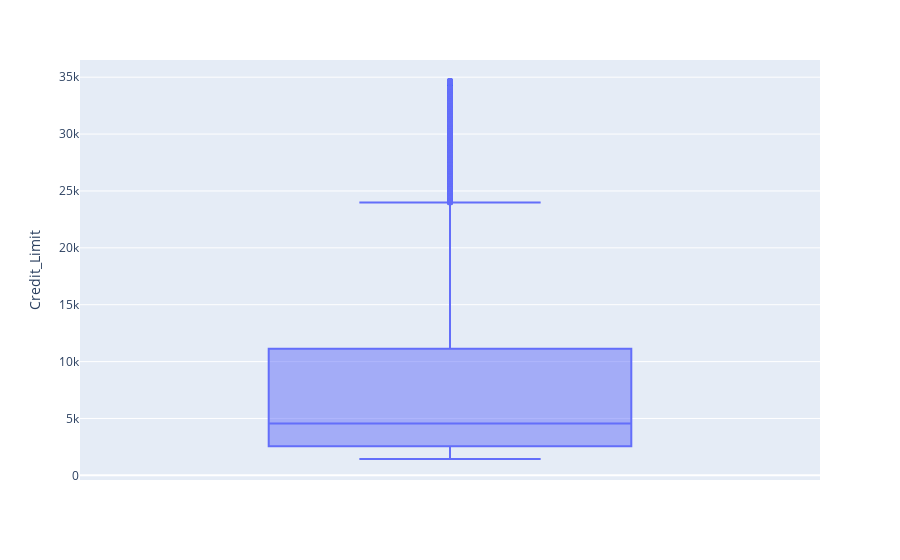

Notebook code for this chart:
### Code cell
#creating box plot to view outliers on CREDIT LIMIT
fig = px.box(df, y='Credit_Limit')

fig.show()

### Figure 1 — Plotly figure (JSON) as saved in the notebook; plotly's stock layout.template omitted (floating-point values rounded to 4 significant figures; data arrays with more than 128 entries replaced by an {"elided": "..."} marker saying what was removed)
{"data": [{"alignmentgroup": "True", "hovertemplate": "Credit_Limit=%{y}<extra></extra>", "legendgroup": "", "marker": {"color": "#636efa"}, "name": "", "notched": false, "offsetgroup": "", "orientation": "v", "showlegend": false, "type": "box", "x0": " ", "xaxis": "x", "y": {"elided": "10127 float values"}, "y0": " ", "yaxis": "y"}], "layout": {"boxmode": "group", "legend": {"tracegroupgap": 0}, "margin": {"t": 60}, "xaxis": {"anchor": "y", "domain": [0, 1]}, "yaxis": {"anchor": "x", "domain": [0, 1], "title": {"text": "Credit_Limit"}}}}
